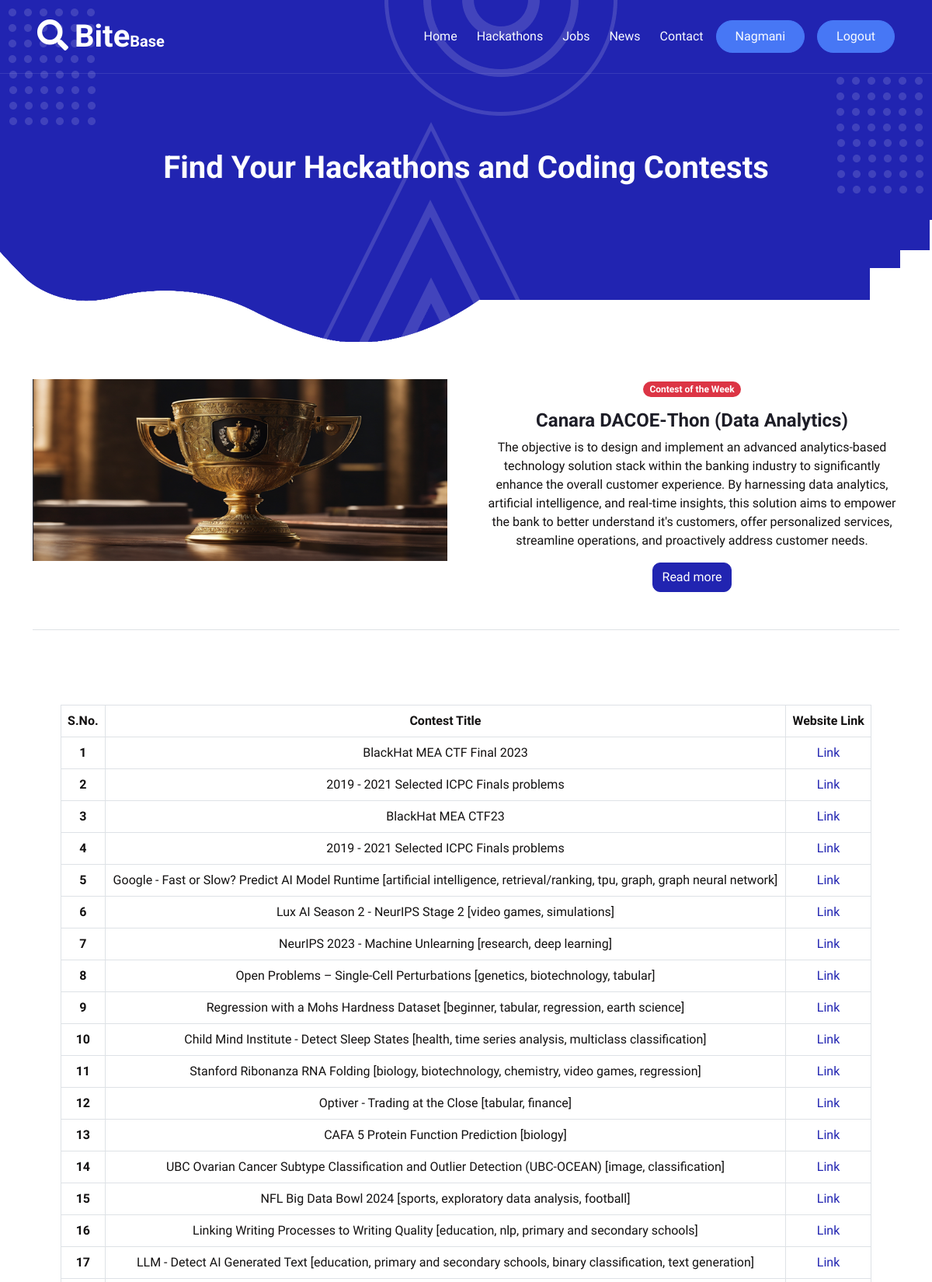
/contest/ (signed in, upper part), run on the app's committed database.
### home/models.py (models this page shows)
class Contest(models.Model):
    title = models.CharField(max_length=1000)
    link = models.URLField()

### home/views.py (the view)
# urls.py: path('contest/', contest, name='contest'),
@login_required(login_url="/login/")
def contest(request):
    contests_from_database = Contest.objects.filter(Q(id__range=(1, 24)) | Q(id__range=(131, 206)))  # if we need multiple slices.
    return render(request, 'contest.html', context={'contest_list_all' : contests_from_database})

### home/templates/contest.html (shortened to what this page needs)
{% extends 'base.html' %}
{% block start %}
      <div class="container-xxl py-5 bg-primary hero-header mb-5">
        <div class="container my-5 py-5 px-lg-5">
          <div class="row g-5 py-5">
            <div class="col-12 text-center">
              <h1 class="text-white animated zoomIn">Find Your Hackathons and Coding Contests</h1>
            </div>
          </div>
        </div>
      </div>
    </div>
        <div class="container">
          <section class="border-bottom pb-4 mb-5">
            <div class="row gx-5">
              <div class="col-md-6 mb-4">
                <div class="bg-image hover-overlay ripple shadow-2-strong" data-mdb-ripple-color="light">
                  <img src="../static/contest.jpg" class="img-fluid" />
                </div>
              </div>
              <div class="col-md-6 mb-4 text-center">
                <span class="badge bg-danger px-2 py-1 mb-3">Contest of the Week</span>
                <h4><strong> Canara DACOE-Thon (Data Analytics) </strong></h4>
                <p style="color: rgb(19, 17, 17);">
                  The objective is to design and implement an advanced analytics-based technology solution stack within the banking industry
                  to significantly enhance the overall customer experience. By harnessing data analytics, artificial intelligence, and real-time insights,
                  this solution aims to empower the bank to better understand it's customers, offer personalized services, streamline operations, and proactively address customer needs.
                </p>
                <a type="button" class="btn btn-primary" href="https://canara-dacoethon.hackerearth.com/">Read more</a>
              </div>
            </div>
          </section>
        </div>
    <div class="container-xxl py-5">
      <div class="container px-lg-5">
        <div class="content-container">
          <table class="table table-bordered">
            <thead>
              <tr>
                <th scope="col" style="text-align: center; color: rgb(19, 17, 17);">S.No.</th>
                <th scope="col" style="text-align: center ; color: rgb(19, 17, 17);">Contest Title</th>
                <th scope="col" style="text-align: center; color: rgb(19, 17, 17);">Website Link</th>
              </tr>
            </thead>
            {% for contest in contest_list_all %}
            <tbody>
              <tr>
                <th scope="row" style="text-align: center; color: rgb(19, 17, 17);">{{forloop.counter}}</th>
                <td style="text-align: center; color: rgb(19, 17, 17);">{{contest.title}}</td>
                <td style="text-align: center;"><a href="{{contest.link}}">Link</a></td>
              </tr>
            </tbody>
            {%endfor%}
          </table>
        </div>
      </div>
    </div>
  </div>
  {%endblock%}

### home/templates/base.html (shortened to what this page needs)
<!DOCTYPE html>
<html lang="en">
<head>
  <link rel="stylesheet" href="https://use.fontawesome.com/releases/v5.11.2/css/all.css" />
  <link href="https://cdnjs.cloudflare.com/ajax/libs/font-awesome/5.10.0/css/all.min.css" rel="stylesheet">
  <link href="https://cdn.jsdelivr.net/npm/bootstrap-icons@1.4.1/font/bootstrap-icons.css" rel="stylesheet">
  <link href="../static/lib/animate/animate.min.css" rel="stylesheet">
  <link href="../static/lib/owlcarousel/assets/owl.carousel.min.css" rel="stylesheet">
  <link href="../static/lib/lightbox/css/lightbox.min.css" rel="stylesheet">
  <link href="../static/css/bootstrap.min.css" rel="stylesheet">
  <link href="../static/css/style.css" rel="stylesheet">
</head>
<body>
  <div class="container-xxl bg-white p-0">
    <div class="container-xxl position-relative p-0">
      <nav class="navbar navbar-expand-lg navbar-light px-4 px-lg-5 py-3 py-lg-0 ">
        <a href="" class="navbar-brand p-0">
          <h1 class="m-0"><i class="fa fa-search me-2"></i>Bite<span class="fs-5">Base</span></h1>
        </a>
        <div class="collapse navbar-collapse" id="navbarCollapse">
          <div class="navbar-nav ms-auto py-0">
            <a href="/" class="nav-item nav-link ">Home</a>
            <a href="/contest/" class="nav-item nav-link ">Hackathons</a>
            <a href="/job/" class="nav-item nav-link ">Jobs</a>
            <a href="/news/" class="nav-item nav-link ">News</a>
            <a href="/contact/" class="nav-item nav-link">Contact</a>
          </div>
          {% if request.user.is_authenticated %}
          <a href="#" class="btn btn-secondary text-light rounded-pill py-2 px-4 ms-3">{{request.user.first_name}}</a>
          <a href="/logout/" class="btn btn-secondary text-light rounded-pill py-2 px-4 ms-3">Logout</a>
          {% else %}
          <a href="/signup/" class="btn btn-secondary text-light rounded-pill py-2 px-4 ms-3">Pro Version</a>
          {% endif %}
        </div>
      </nav>
      {% block start %}
      {% endblock %}
</body>
</html>

### home/static/css/style.css (style rules this page uses)
:root { --primary: #2124B1; --secondary: #4777F5; --light: #F7FAFF; --dark: #1D1D27; }
h1, h2, h3, .fw-bold { font-weight: 700 !important; }
h4, h5, h6, .fw-medium { font-weight: 500 !important; }
.btn { font-weight: 500; transition: .5s; }
.navbar-light .navbar-nav .nav-link { position: relative; margin-left: 25px; padding: 35px 0; color: var(--light) !important; outline: none; transition: .5s; }
.navbar-light .navbar-brand h1 { color: #FFFFFF; }
@media (min-width: 992px) { .navbar-light { position: absolute; width: 100%; top: 0; left: 0; border-bottom: 1px solid rgba(256, 256, 256, .1); z-index: 999; } }
@media (min-width: 992px) { .navbar-light .navbar-nav .nav-link::before { position: absolute; content: ""; width: 0; height: 2px; bottom: -1px; left: 50%; background: var(--secondary); transition: .5s; } }
.hero-header { background: url(../img/bg-dot.png), url(../img/bg-dot.png), url(../img/bg-round.png), url(../img/bg-tree.png), url(../img/bg-bottom-hero.png); background-position: 10px 10px, bottom 190px right 10px, left 55% top -1px, left 45% bottom -1px, center bottom -1px; background-repeat: no-repeat; }

### data on the page
Contest: title "BlackHat MEA CTF Final 2023"
Contest: title "2019 - 2021 Selected ICPC Finals problems"
Contest: title "BlackHat MEA CTF23"
Contest: title "2019 - 2021 Selected ICPC Finals problems"
Contest: title "Google - Fast or Slow? Predict AI Model Runtime [artificial intelligence, retrieval/ranking, tpu, graph, graph neural network]"
Contest: title "Lux AI Season 2 - NeurIPS Stage 2 [video games, simulations]"
Contest: title "NeurIPS 2023 - Machine Unlearning [research, deep learning]"
Contest: title "Open Problems – Single-Cell Perturbations [genetics, biotechnology, tabular]"
Contest: title "Regression with a Mohs Hardness Dataset [beginner, tabular, regression, earth science]"
Contest: title "Child Mind Institute - Detect Sleep States [health, time series analysis, multiclass classification]"
Contest: title "Stanford Ribonanza RNA Folding [biology, biotechnology, chemistry, video games, regression]"
Contest: title "Optiver - Trading at the Close [tabular, finance]"
Contest: title "CAFA 5 Protein Function Prediction [biology]"
Contest: title "UBC Ovarian Cancer Subtype Classification and Outlier Detection (UBC-OCEAN) [image, classification]"
Contest: title "NFL Big Data Bowl 2024 [sports, exploratory data analysis, football]"
Contest: title "Linking Writing Processes to Writing Quality [education, nlp, primary and secondary schools]"
Contest: title "LLM - Detect AI Generated Text [education, primary and secondary schools, binary classification, text generation]"

### other printed values
{{ request.user.first_name }} "Nagmani"
